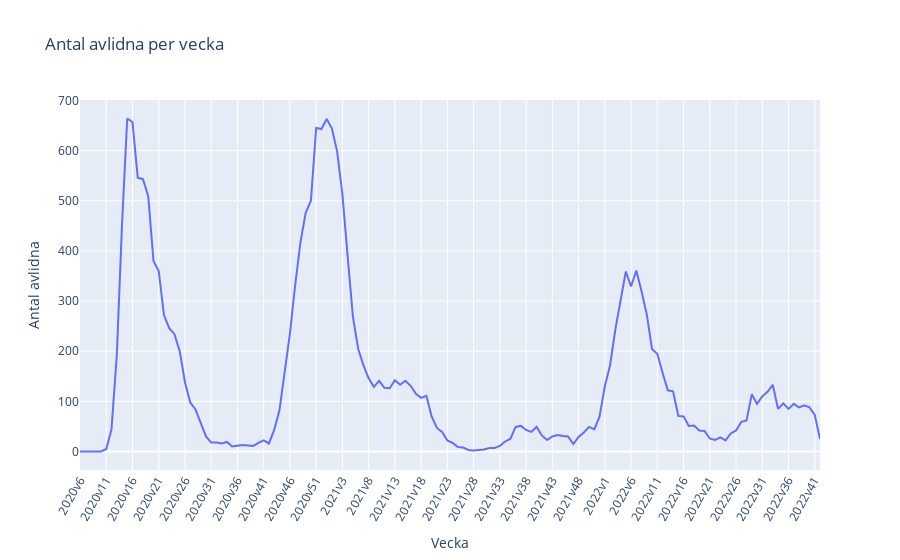

Here is the notebook cell this chart was saved with:
### Markdown cell above
c) Drawing a line diagram that shows "avlidna fall per vecka" from 2020v6 until now

### Code cell
# select the columns "Vecka" and "Antal_avlidna_vecka"
avlidna_per_vecka = veckodata_riket[["Vecka", "Antal_avlidna_vecka"]]

# set the index to "Vecka"
avlidna_per_vecka.set_index("Vecka", inplace=True)

# plot using seaborn
avlidna_fall_vecka_seaborn = sns.lineplot(data=avlidna_per_vecka, x=avlidna_per_vecka.index, y="Antal_avlidna_vecka")
avlidna_fall_vecka_seaborn.set_xticks(avlidna_per_vecka.index[::5])
avlidna_fall_vecka_seaborn.set_xticklabels(avlidna_per_vecka.index[::5], rotation=60)
avlidna_fall_vecka_seaborn.set_xlabel("Vecka")
avlidna_fall_vecka_seaborn.set_ylabel("Antal avlidna")
avlidna_fall_vecka_seaborn.set_title("Antal avlidna per vecka")

# plot using plotly express
avlidna_fall_vecka_plotly = px.line(avlidna_per_vecka, x=avlidna_per_vecka.index, y="Antal_avlidna_vecka", title="Antal avlidna per vecka")
avlidna_fall_vecka_plotly.update_xaxes(title_text="Vecka", tickvals=avlidna_per_vecka.index[::5], tickangle=300)
avlidna_fall_vecka_plotly.update_yaxes(title_text="Antal avlidna")

avlidna_fall_vecka_plotly.show()

### Figure 1 — Plotly figure (JSON) as saved in the notebook; plotly's stock layout.template omitted (floating-point values rounded to 4 significant figures; data arrays with more than 128 entries replaced by an {"elided": "..."} marker saying what was removed)
{"data": [{"hovertemplate": "Vecka=%{x}<br>Antal_avlidna_vecka=%{y}<extra></extra>", "legendgroup": "", "line": {"color": "#636efa", "dash": "solid"}, "marker": {"symbol": "circle"}, "mode": "lines", "name": "", "orientation": "v", "showlegend": false, "type": "scatter", "x": {"elided": "142 str values"}, "xaxis": "x", "y": {"elided": "142 int values"}, "yaxis": "y"}], "layout": {"legend": {"tracegroupgap": 0}, "title": {"text": "Antal avlidna per vecka"}, "xaxis": {"anchor": "y", "domain": [0, 1], "tickangle": -60, "tickvals": ["2020v6", "2020v11", "2020v16", "2020v21", "2020v26", "2020v31", "2020v36", "2020v41", "2020v46", "2020v51", "2021v3", "2021v8", "2021v13", "2021v18", "2021v23", "2021v28", "2021v33", "2021v38", "2021v43", "2021v48", "2022v1", "2022v6", "2022v11", "2022v16", "2022v21", "2022v26", "2022v31", "2022v36", "2022v41"], "title": {"text": "Vecka"}}, "yaxis": {"anchor": "x", "domain": [0, 1], "title": {"text": "Antal avlidna"}}}}
